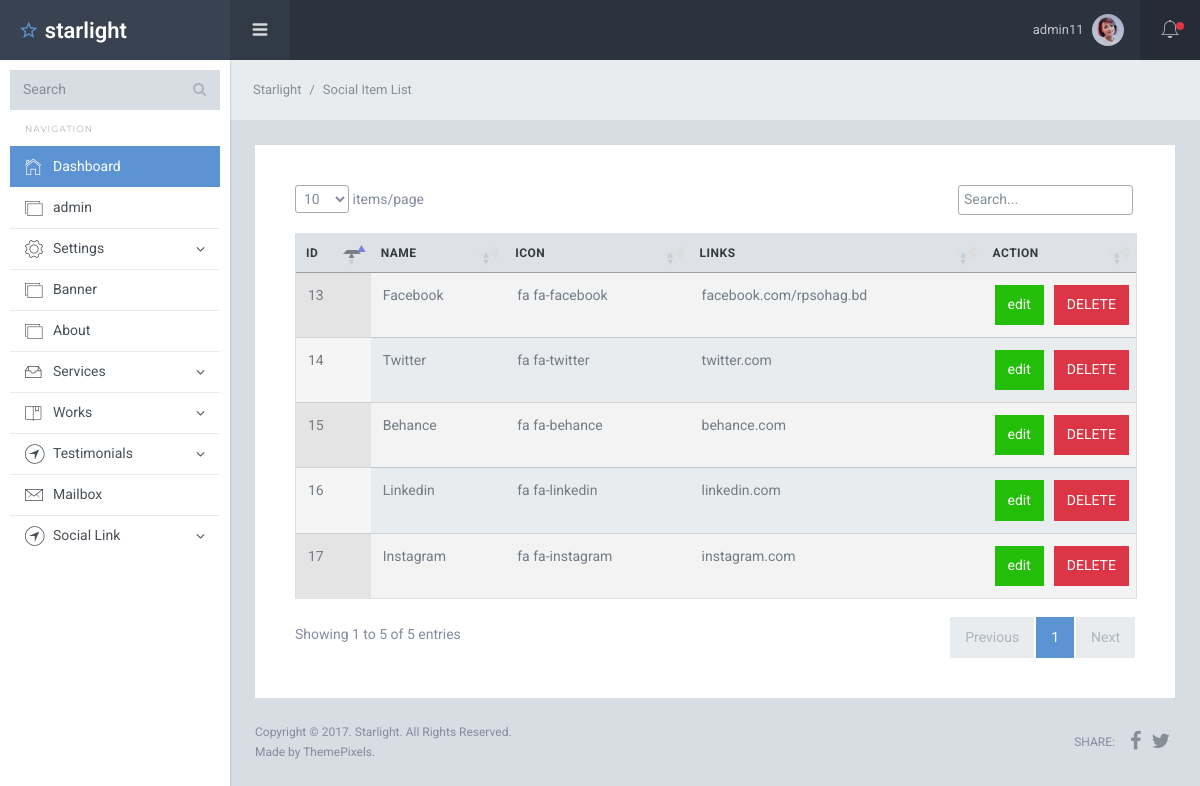
Screenshot of /admin/social-list.php (signed in) with the database file from the repository.
### tables this page shows
CREATE TABLE `social_link` (
  `id` int(11) NOT NULL,
  `name` varchar(255) NOT NULL,
  `icon` varchar(255) NOT NULL,
  `link` varchar(255) NOT NULL
);

### admin/social-list.php (the view, shortened to what this page needs)
<?php
include 'inc/header.php';
include 'db.php';
?>
  <div class="sl-mainpanel">
      <nav class="breadcrumb sl-breadcrumb">
        <a class="breadcrumb-item" href="index.php">Starlight</a>
        <a class="breadcrumb-item" href="social-list.php">Social Item List</a>
      </nav>
      <div class="sl-pagebody">
        <div class="card pd-20 pd-sm-40">
          <div class="table-wrapper">
            <table id="datatable1" class="table display responsive nowrap">
              <thead>
              <tr>
                  <th class="wd-15p">ID</th>
                  <th class="wd-20p">Name</th>
                  <th class="wd-15p">Icon</th>
                  <th class="wd-10p">Links</th>
                  <th class="wd-25p">Action</th>
                </tr>
              </thead>
              <tbody>
                <?php
                $select = "SELECT * FROM social_link";
                $users = mysqli_query($connection,$select);
                foreach ($users as $key => $value) {
                ?>
                <tr>
                  <td><?php echo $value['id'] ?></td>
                  <td><?php echo $value['name']?></td>
                  <td><?php echo $value['icon']?></td>
                  <td><?php echo $value['link']?></td>
                  <td>
                     <a class="btn btn-success" style="float:left;margin-right:10px;" href="social-edit.php?id=<?php echo $value['id']?>">edit</a>
                     <form action="social-delete.php" method="post">
                  <button type="submit" name="delete_btn" class="btn btn-danger"> DELETE</button>
                </form>
                  </td>
                </tr>
<?php
}
?>
              </tbody>
            </table>
          </div>
        </div>
      </div>
    <?php
     include 'inc/footer.php';
     ?>

### admin/inc/header.php (shortened to what this page needs)
<!DOCTYPE html>
<html lang="bn">
  <head>
    <link href="assets/lib/font-awesome/css/font-awesome.css" rel="stylesheet">
    <link href="assets/lib/highlightjs/github.css" rel="stylesheet">
    <link href="assets/lib/datatables/jquery.dataTables.css" rel="stylesheet">
    <link href="assets/lib/select2/css/select2.min.css" rel="stylesheet">
    <link href="//cdn.datatables.net/1.10.21/css/jquery.dataTables.min.css" rel="stylesheet">
    <link href="assets/lib/Ionicons/css/ionicons.css" rel="stylesheet">
    <link href="assets/lib/perfect-scrollbar/css/perfect-scrollbar.css" rel="stylesheet">
    <link href="assets/lib/rickshaw/rickshaw.min.css" rel="stylesheet">
    <link rel="stylesheet" href="assets/css/starlight.css">
  </head>
  <body>
    <div class="sl-logo"><a href="index.php"><i class="icon ion-android-star-outline"></i> starlight</a></div>
    <div class="sl-sideleft">
      <div class="input-group input-group-search">
        <input type="search" name="search" class="form-control" placeholder="Search">
        <span class="input-group-btn">
          <button class="btn"><i class="fa fa-search"></i></button>
        </span>
      </div>
      <label class="sidebar-label">Navigation</label>
      <div class="sl-sideleft-menu">
        <a href="index.php" class="sl-menu-link active">
          <div class="sl-menu-item">
            <i class="menu-item-icon icon ion-ios-home-outline tx-22"></i>
            <span class="menu-item-label">Dashboard</span>
          </div>
        </a>
        <a href="admin-list.php" class="sl-menu-link">
          <div class="sl-menu-item">
            <i class="menu-item-icon icon ion-ios-photos-outline tx-20"></i>
            <span class="menu-item-label">admin</span>
          </div>
        </a>
        <a href="#" class="sl-menu-link">
          <div class="sl-menu-item">
            <i class="menu-item-icon icon ion-ios-gear-outline tx-24"></i>
            <span class="menu-item-label">Settings</span>
            <i class="menu-item-arrow fa fa-angle-down"></i>
          </div>
        </a>
        <a href="banner.php" class="sl-menu-link">
          <div class="sl-menu-item">
            <i class="menu-item-icon icon ion-ios-photos-outline tx-20"></i>
            <span class="menu-item-label">Banner</span>
          </div>
        </a>
        <a href="about.php" class="sl-menu-link">
          <div class="sl-menu-item">
            <i class="menu-item-icon icon ion-ios-photos-outline tx-20"></i>
            <span class="menu-item-label">About</span>
          </div>
        </a>
        <a href="#" class="sl-menu-link">
          <div class="sl-menu-item">
            <i class="menu-item-icon icon ion-ios-filing-outline tx-24"></i>
            <span class="menu-item-label">Services</span>
            <i class="menu-item-arrow fa fa-angle-down"></i>
          </div>
        </a>
        <a href="#" class="sl-menu-link">
          <div class="sl-menu-item">
            <i class="menu-item-icon icon ion-ios-bookmarks-outline tx-20"></i>
            <span class="menu-item-label">Works</span>
            <i class="menu-item-arrow fa fa-angle-down"></i>
          </div>
        </a>
        <a href="#" class="sl-menu-link">
          <div class="sl-menu-item">
            <i class="menu-item-icon icon ion-ios-navigate-outline tx-24"></i>
            <span class="menu-item-label">Testimonials</span>
            <i class="menu-item-arrow fa fa-angle-down"></i>
          </div>
        </a>
        <a href="mailbox.php" class="sl-menu-link">
          <div class="sl-menu-item">
            <i class="menu-item-icon icon ion-ios-email-outline tx-24"></i>
            <span class="menu-item-label">Mailbox</span>
          </div>
        </a>
        <a href="#" class="sl-menu-link">
          <div class="sl-menu-item">
            <i class="menu-item-icon icon ion-ios-navigate-outline tx-24"></i>
            <span class="menu-item-label">Social Link</span>
            <i class="menu-item-arrow fa fa-angle-down"></i>
          </div>
        </a>
      </div>
      <br>
    </div>
    <div class="sl-header">
      <div class="sl-header-left">
        <div class="navicon-left hidden-md-down"><a id="btnLeftMenu" href=""><i class="icon ion-navicon-round"></i></a></div>
      </div>
      <div class="sl-header-right">
        <nav class="nav">
          <div class="dropdown">
            <a href="" class="nav-link nav-link-profile" data-toggle="dropdown">
              <span class="logged-name"><?php echo
                $_SESSION['name']
              ?></span>
              <img src="assets/img/img3.jpg" class="wd-32 rounded-circle" alt="">
            </a>
          </div>
        </nav>
        <div class="navicon-right">
          <a id="btnRightMenu" href="" class="pos-relative">
            <i class="icon ion-ios-bell-outline"></i>
            <span class="square-8 bg-danger"></span>
          </a>
        </div>
      </div>
    </div>

### admin/inc/footer.php (shortened to what this page needs)
      <footer class="sl-footer">
        <div class="footer-left">
          <div class="mg-b-2">Copyright &copy; 2017. Starlight. All Rights Reserved.</div>
          <div>Made by ThemePixels.</div>
        </div>
        <div class="footer-right d-flex align-items-center">
          <span class="tx-uppercase mg-r-10">Share:</span>
          <a target="_blank" class="pd-x-5" href="https://www.facebook.com/sharer/sharer.php?u=http%3A//themepixels.me/starlight"><i class="fa fa-facebook tx-20"></i></a>
          <a target="_blank" class="pd-x-5" href="https://twitter.com/home?status=Starlight,%20your%20best%20choice%20for%20premium%20quality%20admin%20template%20from%20Bootstrap.%20Get%20it%20now%20at%20http%3A//themepixels.me/starlight"><i class="fa fa-twitter tx-20"></i></a>
        </div>
      </footer>
    </div>
  </body>
</html>

### rows the page displays
social_link: id "13", name "Facebook", icon "fa fa-facebook", link "facebook.com/rpsohag.bd"
social_link: id "14", name "Twitter", icon "fa fa-twitter", link "twitter.com"
social_link: id "15", name "Behance", icon "fa fa-behance", link "behance.com"
social_link: id "16", name "Linkedin", icon "fa fa-linkedin", link "linkedin.com"
social_link: id "17", name "Instagram", icon "fa fa-instagram", link "instagram.com"

### other values shown
$_SESSION['name'] "admin11"
